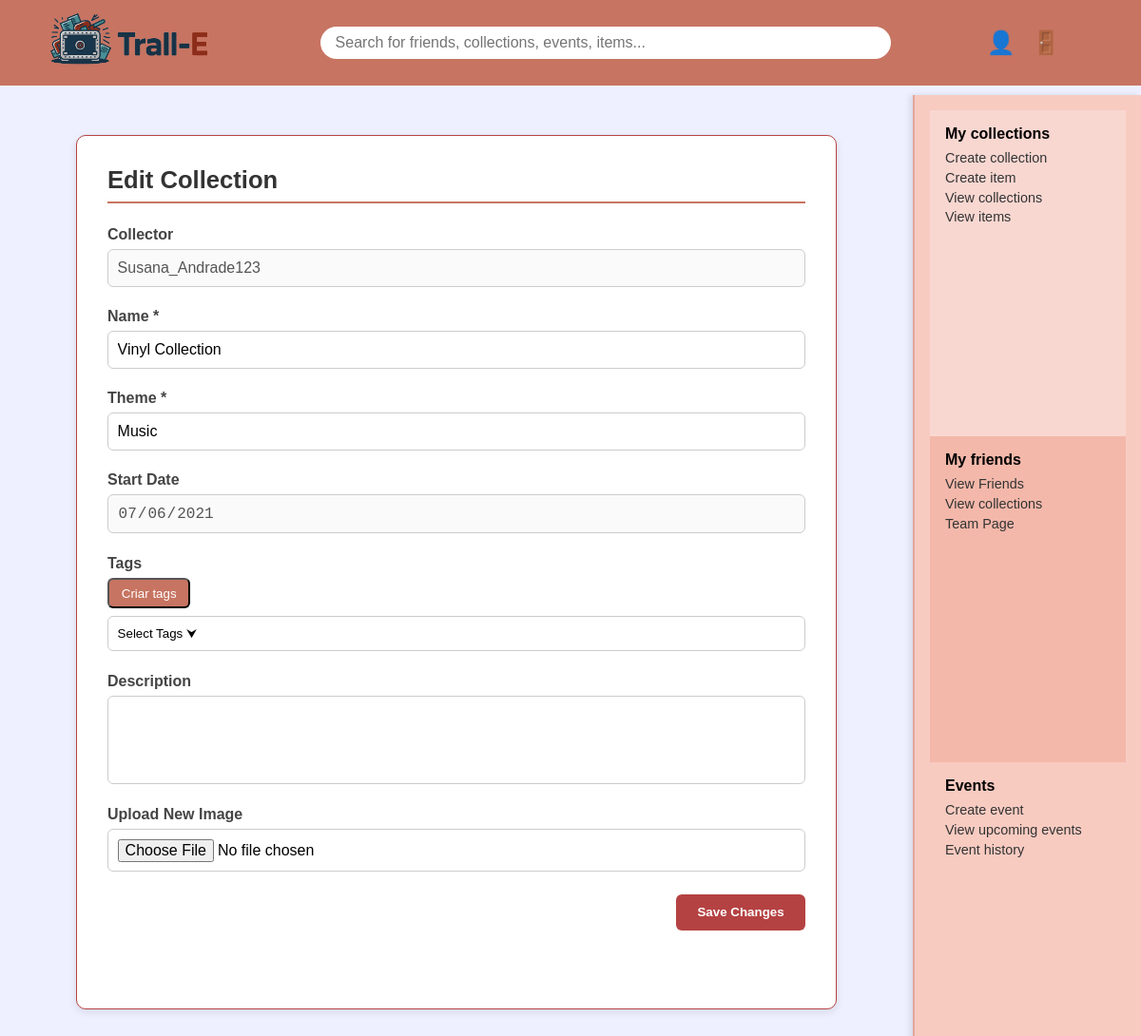
Screenshot of /public_html/editcollection.php?id=3 with the database file from the repository.
### tables this page shows
CREATE TABLE `collection` (
  `collection_id` int(11) NOT NULL,
  `user_id` int(11) NOT NULL,
  `Theme` text DEFAULT NULL,
  `image_id` int(11) DEFAULT 12,
  `name` varchar(100) NOT NULL,
  `starting_date` date DEFAULT NULL,
  `description` text DEFAULT NULL
);

CREATE TABLE `user` (
  `user_id` int(11) NOT NULL,
  `image_id` int(11) DEFAULT 11,
  `username` varchar(100) NOT NULL,
  `dob` date DEFAULT NULL,
  `email` varchar(120) DEFAULT NULL,
  `country` varchar(80) DEFAULT NULL,
  `password` text NOT NULL,
  `notify_enabled` tinyint(1) NOT NULL DEFAULT 1,
  `theme` enum('light','dark') NOT NULL DEFAULT 'light'
);

### public_html/editcollection.php (the view, shortened to what this page needs)
<?php
require_once __DIR__ . "/db.php";
$collectionId = intval($_GET['id']);
function loadCollection($conn, $collectionId)
{
    $sql = "
        SELECT c.*, u.username
        FROM collection c
        JOIN user u ON c.user_id = u.user_id
        WHERE c.collection_id = ?
    ";
    $stmt = $conn->prepare($sql);
    $stmt->bind_param("i", $collectionId);
    $stmt->execute();
    $data = $stmt->get_result()->fetch_assoc();
    return $data;
}
$collection = loadCollection($conn, $collectionId);
?>
<!DOCTYPE html>
<html lang="en">
<head>
    <link rel="stylesheet" href="editcollection.css">
    <link rel="stylesheet" href="calendar_popup.css" />
</head>
<body>
<header>
    <a href="homepage.php" class="logo"><img src="images/TrallE_2.png" alt="logo"></a>
    <div class="search-bar">
        <form action="search.php" method="GET">
            <input type="text" name="q" placeholder="Search for friends, collections, events, items..." required>
        </form>
    </div>
    <div class="icons">
        <a href="userpage.php" class="icon-btn">👤</a>
        <button class="icon-btn" id="logout-btn">🚪</button>
    </div>
</header>
<div class="main">
    <div class="content">
        <aside class="sidebar">
            <div class="sidebar-section collections-section">
                <h3>My collections</h3>
                <p><a href="collectioncreation.php">Create collection</a></p>
                <p><a href="itemcreation.php"> Create item</a></p>
                <p><a href="mycollectionspage.php">View collections</a></p>
                <p><a href="myitems.php">View items</a></p>
            </div>
            <div class="sidebar-section friends-section">
                <h3>My friends</h3>
                <p><a href="userfriendspage.php"> View Friends</a></p>
                <p><a href="allfriendscollectionspage.php">View collections</a></p>
                <p><a href="teampage.php"> Team Page</a></p>
            </div>
            <div class="sidebar-section events-section">
                <h3>Events</h3>
                <p><a href="createevent.php">Create event</a></p>
                <p><a href="upcomingevents.php">View upcoming events</a></p>
                <p><a href="eventhistory.php">Event history</a></p>
            </div>
        </aside>
        <section class="collection-edit-section">
            <h2 class="page-title">Edit Collection</h2>
            <form id="collectionForm" method="POST" enctype="multipart/form-data">
                <div class="form-group">
                    <label>Collector</label>
                    <input type="text" disabled value="<?= htmlspecialchars($collection['username']) ?>">
                </div>
                <div class="form-group">
                    <label for="collectionName">Name *</label>
                    <input type="text" id="collectionName" name="collectionName"
                           value="<?= htmlspecialchars($collection['name']) ?>" required>
                </div>
                <div class="form-group">
                    <label for="collectionTheme">Theme *</label>
                    <input type="text" id="collectionTheme" name="collectionTheme"
                           value="<?= htmlspecialchars($collection['Theme']) ?>" required>
                </div>
                <div class="form-group">
                    <label>Start Date</label>
                    <input type="date" disabled value="<?= htmlspecialchars($collection['starting_date']) ?>">
                </div>
                <div class="form-group">
                    <label>Tags</label>
                    <div class="tag-header">
                        <button type="button" id="openTagModal" class="btn-small">Criar tags</button>
                    </div>
                    <div class="custom-multiselect">
                        <button type="button" id="dropdownBtn">Select Tags ⮟</button>
                    </div>
                </div>
                <div class="form-group">
                    <label>Description</label>
                    <textarea id="collectionDescription"
                              name="collectionDescription"
                              rows="4"><?= htmlspecialchars($collection['description']) ?></textarea>
                </div>
                <div class="form-group">
                    <label for="collectionImage">Upload New Image</label>
                    <input type="file" id="collectionImage" name="collectionImage" accept="image/*">
                </div>
                <div class="form-actions">
                    <button type="submit" class="btn-primary">Save Changes</button>
                </div>
            </form>
        </section>
    </div>
</div>
</body>
</html>

### public_html/editcollection.css (style rules this page uses)
.content { padding: 2rem; background: #eef0ff; margin-right: 240px; flex-grow: 1; display: flex; flex-direction: column; align-items: center; }
.collection-edit-section { background: #fff; border: 1.5px solid #b54242; border-radius: 10px; padding: 2rem; box-shadow: 0 3px 8px rgba(0, 0, 0, 0.1); width: 100%; max-width: 800px; min-height: 920px; margin-bottom: 3rem; }
.page-title { font-size: 1.6rem; font-weight: bold; color: #333; border-bottom: 2px solid #c77462; padding-bottom: 0.5rem; margin-bottom: 1.5rem; }
.form-group { display: flex; flex-direction: column; margin-bottom: 1.4rem; }
label { font-weight: bold; color: #444; margin-bottom: 0.4rem; }
input[type="text"], input[type="date"], input[type="file"], textarea { padding: 0.6rem; border: 1px solid #ccc; border-radius: 6px; font-size: 1rem; }
textarea { resize: none; }
.custom-multiselect { position: relative; display: inline-block; width: 100%; }
#dropdownBtn { width: 100%; padding: 0.6rem; border: 1px solid #ccc; border-radius: 6px; text-align: left; background: white; cursor: pointer; }
.form-actions { display: flex; justify-content: flex-end; margin-top: 1.5rem; width: 100%; }
.btn-primary { background: #b54242; color: white; border: none; padding: 0.7rem 1.4rem; border-radius: 6px; cursor: pointer; font-weight: bold; }
.btn-small { background: #c77462; color: white; padding: 0.4rem 0.8rem; border-radius: 6px; cursor: pointer; margin-bottom: 0.5rem; }
.search-bar { flex: 1; max-width: 600px; margin: 0 1rem; }
.search-bar input { width: 100%; padding: 0.5rem 1rem; border-radius: 20px; border: none; font-size: 1rem; }

### public_html/homepage.css (style rules this page uses)
* { margin: 0; padding: 0; box-sizing: border-box; }
html, body { height: 100%; margin: 0; padding: 0; display: flex; flex-direction: column; }
body { font-family: Arial, sans-serif; background: #eef0ff; display: flex; flex-direction: column; height: 100vh; overflow-y: auto; }
header { height: 90px; width: 100%; background: #c77462; display: flex; align-items: center; justify-content: space-between; padding: 0 2rem; position: fixed; top: 0; z-index: 999; }
.logo { height: 90px; object-fit: contain; margin-top: 15px; }
.logo img { height: 90px; }
.search-bar { flex: 1; max-width: 600px; margin: 0 1rem; }
.search-bar input { width: 100%; padding: 0.5rem 1rem; border-radius: 20px; border: none; font-size: 1rem; }
.icons { display: flex; gap: 0.5rem; align-items: center; padding-right: 3rem; justify-content: flex-end; position: relative; }
.icon-btn { background: none; border: none; cursor: pointer; font-size: 1.5rem; padding: 0.3rem; transition: transform 0.2s ease; }
.main { display: flex; flex: 1; height: auto; min-height: 0; position: relative; }
.sidebar { position: fixed; top: 100px; right: 0; width: 240px; background: #f8cbc1; padding: 1rem; height: calc(100vh - 80px); overflow-y: hidden; z-index: 10; border-left: 2px solid #e1a79e; box-shadow: -3px 0 6px rgba(0, 0, 0, 0.1); }
.sidebar-section { padding: 1rem; height: 33.3%; }
.sidebar-section h3 { font-size: 1rem; margin-bottom: 0.5rem; font-weight: bold; }
.sidebar-section p { color: #333; font-size: 0.9rem; cursor: pointer; margin: 0.3rem 0; transition: color 0.2s ease; }
.collections-section { background-color: #f9d7d1; }
.friends-section { background-color: #f3b8aa; }
.events-section { background-color: transparent; }
.content { flex: 1; min-height: 0; overflow-y: auto; padding: 1rem; background: #eef0ff; margin-right: 240px; margin-top: 110px; }
.events-section { margin-bottom: 2rem; }
a { color: inherit; text-decoration: none; }

### rows the page displays
collection: user.username "Susana_Andrade123", collectionName "Vinyl Collection", collectionTheme "Music", starting_date "07/06/2021"
